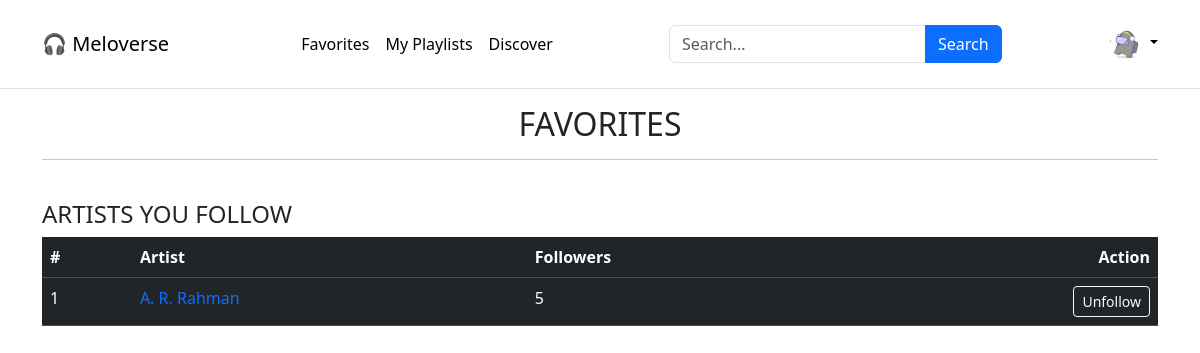
/meloverse/u/6/favorites (signed in), run on an earlier commit of the app's database.
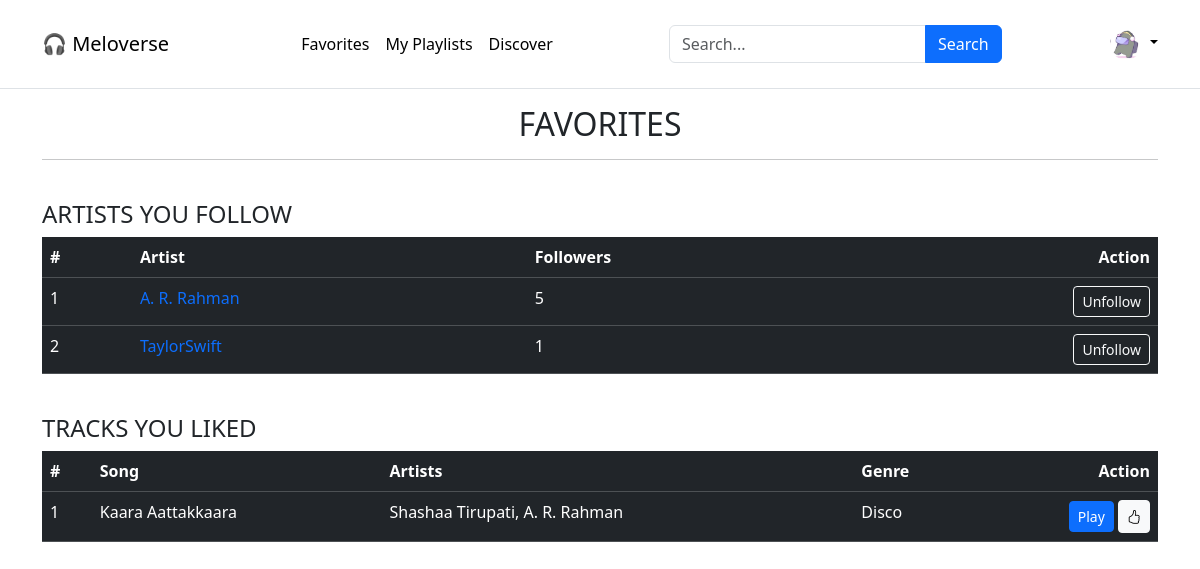
And on a later commit of the database.
### application/models.py (models this page shows)
class Creator(db.Model):
    __tablename__ = "creator"
    creator_id = db.Column(db.Integer, db.ForeignKey("users.id"), primary_key=True)
    creator_name = db.Column(db.String, db.ForeignKey("users.username"))
    creator_email = db.Column(db.String, db.ForeignKey("users.email"))
    bio = db.Column(db.String)
    no_of_singles = db.Column(db.Integer, default=0)
    no_of_albums = db.Column(db.Integer, default=0)
    songs_published = db.Column(db.Integer, default=0)
    followers = db.Column(db.Integer, default=0)

class Tracks(db.Model):
    __tablename__ = "tracks"
    track_id = db.Column(db.Integer, primary_key=True, autoincrement=True)
    track_name = db.Column(db.String, nullable=False)
    artists = db.Column(db.String)
    creator_id = db.Column(db.String, db.ForeignKey("creator.creator_name"))
    track_file = db.Column(db.String, nullable=False)
    genre = db.Column(db.String)
    lyrics = db.Column(db.String)
    duration = db.Column(db.String)
    date_created = db.Column(db.Date)
    album_id = db.Column(db.Integer, default=0)
    likes = db.Column(db.Integer, default=0)
    dislikes = db.Column(db.Integer, default=0)
    plays = db.Column(db.Integer, default=0)

### application/app_controllers/users.py (the view, shortened to what this page needs)
@user.route("/meloverse/u/<user>/favorites", methods=["GET", "POST"])
@login_required
def favorites(user):
    creator = Creator.query.filter_by(creator_id=current_user.id).first()
    artists_followed_id = whois_Followeing_who.query.filter_by(
        fan_id=current_user.id
    ).all()
    artists_followed = []
    for i in artists_followed_id:
        artist = Creator.query.filter_by(creator_id=i.fan_of).first()
        artists_followed.append(artist)
    fav_playlist_id = Playlist_likes_stats.query.filter_by(
        user_id=current_user.id
    ).all()
    fav_playlists, fav_playlist_tracks = [], []
    liked_album_id = Album_likes_stats.query.filter_by(user_id=current_user.id).all()
    liked_albums = []
    for i in liked_album_id:
        album = get_album(i.album_id)
        liked_albums.append(album)
    liked_track_id = Track_likes_stats.query.filter_by(
        user_id=current_user.id, value=1
    ).all()
    liked_tracks = []
    for i in liked_track_id:
        track = get_single(i.track_id)
        liked_tracks.append(track)
    return render_template(
        "user/favorites.html",
        creator_signup_status=creator,
        artists_followed=artists_followed,
        fav_playlists=fav_playlists,
        fav_playlist_tracks=fav_playlist_tracks,
        liked_albums=liked_albums,
        liked_tracks=liked_tracks,
    )

### application/app_controllers/auth.py (called while the page is built)
@login_manager.user_loader
def loader_user(user_id):
    return Users.query.get(user_id)

### application/app_controllers/users.py (called while the page is built)
def get_single(single_id):
    single = (
        db.session.query(Tracks, Creator)
        .filter(Tracks.album_id == 0, Tracks.track_id == single_id)
        .join(Creator, Tracks.creator_id == Creator.creator_id)
        .first()
    )
    return single

### templates/user/favorites.html (shortened to what the changed rows need)
{% extends "user/user_dashboard.html" %}
{% block body %}
<div class="container">
    {% if not liked_albums and not fav_playlists and not artists_followed and not liked_tracks %}
    <h3>Nothing to display here</h3>
    <pre class="text-end">
                                        ⠀⠀⠀⠀⠀⠀⠀⠀⠀⠀⠀⠀⠀⠀⠀⠀⠀⠀⠀⠀⠀⠀⠀⠀⣠⣠⣀⢤⣖⣲⣦⣄⠀⠀⢀⡠⠀⠀⠀⠀⠀⠀⠀⠀⠀⠀⠀⠀⠀⠀⠀⠀⠀⠀⠀⠀⠀⠀⠀⠀
                                        ⠀⠀⠀⠀⠀⠀⠀⠀⠀⠀⠀⠀⠀⠀⠀⠀⠀⠀⠀⠀⢀⢤⣤⣄⠻⡽⣺⣭⣿⡽⣾⣭⢿⣷⣉⠂⣿⠤⣄⣀⠀⠀⠀⠀⠀⠀⠀⠀⠀⠀⠀⠀⠀⠀⠀⠀⠀⠀⠀⠀
                                        ⠀⠀⠀⠀⠀⠀⠀⠀⠀⠀⠀⠀⠀⠀⠀⠀⠀⠀⠀⠀⣼⢿⣭⣏⣿⣷⣿⣿⣿⣽⣳⣾⣯⣿⣿⣏⣯⡴⣏⡆⢠⠀⠀⠀⠀⠀⠀⠀⠀⠀⠀⠀⠀⠀⠀⠀⠀⠀⠀⠀
                                        ⠀⠀⠀⠀⠀⠀⠀⠀⠀⠀⠀⠀⠀⠀⠀⠀⠀⠀⢠⣝⣯⢞⣿⡿⢿⠻⠛⡭⢛⠳⢋⠝⡩⢟⠻⣿⣟⣿⡿⣜⡍⡶⡀⠀⠀⠀⠀⠀⠀⠀⠀⠀⠀⠀⠀⠀⠀⠀⠀⠀
                                        ⠀⠀⠀⠀⠀⠀⠀⠀⠀⠀⠀⠀⠀⠀⠀⠀⠀⢀⣾⣿⣿⡏⠧⡙⠌⡡⠡⠐⡈⠄⡁⢂⠐⡈⡑⠢⣍⠻⣿⣿⣞⡷⣽⠂⠀⠀⠀⠀⠀⠀⠀⠀⠀⠀⠀⠀⠀⠀⠀⠀
                                        ⠀⠀⠀⠀⠀⠀⠀⠀⠀⠀⠀⠀⠀⠀⠀⠀⢰⣾⣿⢞⡷⡈⢆⠑⡈⠄⡁⢂⠐⠠⠐⢀⠂⠡⣈⠱⢠⠓⡜⣿⣺⣽⣿⣳⠆⠀⠀⠀⠀⠀⠀⠀⠀⠀⠀⠀⠀⠀⠀⠀
                                        ⠀⠀⠀⠀⠀⠀⠀⠀⠀⠀⠀⠀⠀⠀⠀⠀⢘⣿⣿⣟⠦⡑⢂⠡⠌⡐⢀⠂⠌⠐⢈⠠⠈⠔⡠⢑⢢⠩⡜⣱⣿⣿⣯⠑⠀⠀⠀⠀⠀⠀⠀⠀⠀⠀⠀⠀⠀⠀⠀⠀
                                        ⠀⠀⠀⠀⠀⠀⠀⠀⠀⠀⠀⠀⠀⠀⠀⠀⢸⣿⣿⢏⠢⡑⣌⠶⣱⣎⢦⠘⠠⢈⠀⠄⡱⣸⢴⣣⣌⡒⢡⢛⣾⣿⡧⠀⠀⠀⠀⠀⠀⠀⠀⠀⠀⠀⠀⠀⠀⠀⠀⠀
                                        ⠀⠀⠀⠀⠀⠀⠀⠀⠀⠀⠀⠀⠀⠀⠀⠀⢸⣷⣿⠂⡱⢰⠉⡎⡤⣌⢆⣫⡑⢂⠸⣰⠱⢍⠛⡉⠯⣝⢢⢉⣾⣟⣿⠀⠀⠀⠀⠀⠀⠀⠀⠀⠀⠀⠀⠀⠀⠀⠀⠀
                                        ⠀⠀⠀⠀⠀⠀⠀⠀⠀⠀⠀⠀⠀⠀⠀⠀⢘⣳⢯⠐⡡⠊⡝⢋⠄⢓⠛⠤⡑⢂⠰⣍⠚⡀⢛⡾⢷⣌⠣⢢⢽⣿⠏⠀⠀⠀⠀⠀⠀⠀⠀⠀⠀⠀⠀⠀⠀⠀⠀⠀
                                        ⠀⠀⠀⠀⠀⠀⠀⠀⠀⠀⠀⠀⠀⠀⠀⠀⠠⠘⣯⠂⠅⠂⠌⠠⠈⠠⠈⠔⡀⠂⠰⠌⡑⠠⠒⠘⢂⠌⡂⢇⣾⣟⠣⠀⠀⠀⠀⠀⠀⠀⠀⠀⠀⠀⠀⠀⠀⠀⠀⠀
                                        ⠀⠀⠀⠀⠀⠀⠀⠀⠀⠀⠀⠀⠀⠀⠀⠀⠠⢁⠏⡘⢌⠰⢀⠂⠌⠄⡙⠲⢄⢣⠼⡴⣈⠆⠈⡐⠀⢆⠱⡌⢾⢡⠃⠀⠀⠀⠀⠀⠀⠀⠀⠀⠀⠀⠀⠀⠀⠀⠀⠀
                                        ⠀⠀⠀⠀⠀⠀⠀⠀⠀⠀⠀⠀⠀⠀⠀⠀⠀⢌⠢⢍⠢⡑⢢⠙⡈⠔⣈⠅⢂⢂⠘⡄⢣⡘⠤⡐⡉⢆⠳⡘⢬⢃⠆⠀⠀⠀⠀⠀⠀⠀⠀⠀⠀⠀⠀⠀⠀⠀⠀⠀
                                        ⠀⠀⠀⠀⠀⠀⠀⠀⠀⠀⠀⠀⠀⠀⠀⠀⠠⢈⠒⡌⠤⠑⡀⢓⠚⠫⢌⡘⠂⠚⠘⡘⢦⣕⢢⠡⡙⣌⠣⡝⢢⠍⠀⠀⠀⠀⠀⠀⠀⠀⠀⠀⠀⠀⠀⠀⠀⠀⠀⠀
                                        ⠀⠀⠀⠀⠀⠀⠀⠀⠀⠀⠀⠀⠀⠀⠀⠀⠀⠀⠘⡤⢃⠜⡠⢂⠌⡑⠢⢐⠃⡚⠴⢩⠖⡌⠢⡐⡱⢠⠓⣜⠣⠎⠀⠀⠀⠀⠀⠀⠀⠀⠀⠀⠀⠀⠀⠀⠀⠀⠀⠀
                                        ⠀⠀⠀⠀⠀⠀⠀⠀⠀⠀⠀⠀⠀⠀⠀⠀⠀⠀⠀⠱⣩⢒⡱⢌⠢⢄⡁⢂⠐⡠⢃⠢⡘⢄⠣⣜⡡⢇⡻⣌⠓⠈⠀⠀⠀⠀⠀⠀⠀⠀⠀⠀⠀⠀⠀⠀⠀⠀⠀⠀
                                        ⠀⠀⠀⠀⠀⠀⠀⠀⠀⠀⠀⠀⠀⠀⠀⠀⠀⠀⠀⠀⢡⢏⡜⣎⠳⣦⢜⡤⢣⢔⣢⠱⣍⣮⢳⡼⣹⣏⢷⣹⡆⢀⠀⠀⠀⠀⠀⠀⠀⠈⠀⡀⠀⠀⠀⠀⠀⠀⠀⠀
                                        ⠀⠀⠀⠀⠀⠀⠀⠀⠀⠀⠀⠀⠀⠀⠀⠀⠀⠀⠀⢀⣾⠸⡜⣬⢓⣮⣙⣞⢻⡞⣳⣟⡿⣞⣯⣟⡷⣫⡞⣽⢻⣿⡖⢢⠁⠀⠀⠈⠀⠀⠀⠐⠀⠀⠀⠀⠀⠀⠀⠀
                                        ⠀⠀⠀⠀⠀⠀⠀⠀⠀⠀⠀⠀⠀⠀⠀⠀⢀⢠⠢⡝⣼⡡⢛⡴⣋⠶⣩⢎⡷⣝⡳⢾⣝⡻⣼⢎⠗⡣⡝⢆⣏⠲⣁⠃⡙⢆⠦⣀⢁⠀⠀⠂⠀⠀⠀⠀⠀⠀⠀⠀
                                        ⠀⠀⠀⠀⠀⠀⠀⠀⠀⠀⠀⠀⠀⠀⢀⠰⣈⠖⡱⢘⡼⡇⡅⢒⢩⢒⢡⠚⡴⢡⢋⠳⢎⡹⢐⠊⣬⠱⣉⠆⣇⠢⡅⢊⠔⣈⠒⢥⢪⠱⡀⠀⠀⠀⠀⠀⠀⠀⠀⠀
                                        ⠀⠀⠀⠀⠀⠀⠀⢀⢀⠠⢄⠢⡘⢄⠣⢎⡱⢌⠢⡑⡚⡵⡘⢌⠢⠎⡄⢣⠐⢣⢈⡑⢢⠐⡡⢚⠄⡣⢄⢋⡶⢱⠈⢆⠊⠤⡉⢆⠢⠡⢘⠒⡄⡀⠀⠀⠀⠀⠀⠀
                                        ⠀⠀⠀⣀⠠⡐⢌⠲⣈⠒⡌⢢⠑⡌⡚⢄⠒⡌⠰⢡⠘⡥⣙⠢⡑⢊⠜⢢⠙⡄⠢⢘⠠⡑⡴⢋⠰⡁⢎⡰⣩⠃⡜⢌⡘⠤⡑⡌⠰⡁⢆⠡⢂⠱⡀⠄⡀⠀⠀⠀
                                        ⠀⢀⠳⣌⢒⠡⢊⠴⣀⠣⡘⢄⠣⣘⢡⠊⠴⣈⠑⢢⠑⡸⢀⠣⡑⠌⡘⠄⠃⡄⠃⡌⢢⡑⢦⠉⣆⠑⣎⣱⠆⡱⢈⠖⡨⢰⠡⢌⡑⠨⢄⠃⡌⠴⡑⢎⡔⢆⡀⠀
                                        ⢀⢎⡱⢈⠆⡱⢈⡒⠤⡡⡑⢌⠢⡅⢛⡬⠱⢠⠉⢆⠱⡈⢇⠠⠐⡈⠐⡈⠔⠠⠑⢠⠣⡜⢢⠑⡌⢾⡛⡍⢢⠑⡊⡔⢡⢣⠘⠤⡘⠰⢈⠢⣉⡴⡱⢎⡜⢢⡕⠀
                                                    </pre>
    {% else %}
    <h2 class="text-center">FAVORITES</h2>
    <hr><br>
    {% if artists_followed %}
    <section>
        <table class="table table-dark table-hover">
            <thead>
                <tr>
                    <th>#</th>
                    <th>Artist</th>
                    <th>Followers</th>
                    <th class="text-end">Action</th>
                </tr>
            </thead>
            <tbody>
                {% for artist in artists_followed %}
                <tr>
                    <td>{{ loop.index }}</td>
                    <td><a href="{{ url_for('user.creator_profile', creator=artist.creator_id) }}"
                            style="text-decoration: none;">{{
                            artist.creator_name }}</a></td>
                    <td>{{ artist.followers }}</td>
                    <td class="text-end">
                        <form method="post">
                            <button type="submit" class="btn btn-outline-light btn-sm">Unfollow</button>
                        </form>
                    </td>
                </tr>
                {% endfor %}
            </tbody>
        </table>
        <br>
    </section>
    {% endif %}
    {% if liked_tracks %}
    <section>
        <h4>TRACKS YOU LIKED</h4>
        <table class="table table-dark table-hover">
            <thead>
                <tr>
                    <th>#</th>
                    <th>Song</th>
                    <th>Artists</th>
                    <th>Genre</th>
                    <th class="text-end">Action</th>
                </tr>
            </thead>
            <tbody>
                {% for track, creator in liked_tracks %}
                <tr>
                    <td>{{ loop.index }}</td>
                    <td>{{ track.track_name }}</td>
                    <td>{{ track.artists }}, {{ creator.creator_name }}</td>
                    <td>{{ track.genre }}</td>
                    <td class="text-end">
                        <button type="button" class="btn btn-primary btn-sm playbtn"
                            data-track-id="{{ track.track_id }}" data-track-file="{{ track.track_file }}"
                            data-track-name="{{ track.track_name }}" data-artists="{{ track.artists }}"
                            data-creatorid="{{ creator.creator_id }}" data-lyrics="{{ track.lyrics }}"
                            data-creator="{{ creator.creator_name }}"
                            data-current-user-name="{{ current_user.username }}" data-plays="{{ track.plays }}"
                            data-dislikes="{{ track.dislikes }}" data-likes="{{ track.likes }}"
                            data-current-user-id="{{ current_user.id }}" style="position: relative;">
                            Play
                        </button>
                        <div class="btn-group text-end" role="group">
                            <button type="button" class="btn btn-sm track-like btn-light"
                                data-track-id="{{ track.track_id }}" data-value=1>
                                <span class="bi bi-hand-thumbs-up"></span>
                            </button>
                        </div>
                    </td>
                </tr>
                {% endfor %}
            </tbody>
        </table>
        <br>
    </section>
    {% endif %}
    {% endif %}
</div>
{% endblock %}

What changed in the data, as far as the page shows it:
now on this page (row edited): Creator: creator_name "TaylorSwift", followers "1"
now on this page (row edited): Tracks: track_name "Kaara Aattakkaara", artists "Shashaa Tirupati", creator_name "A. R. Rahman", genre "Disco"
Also different on the page:
text now shown: "TRACKS YOU LIKED # Song Artists Genre Action"
